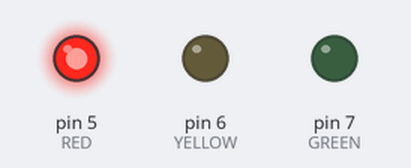
This sketch was run on a simulated Arduino Uno, built with avr-gcc and run on an emulated ATmega328P. Shown: output pins drawn as LEDs (lit = HIGH).

Above: at 0.5 s.
At 1.5 s:
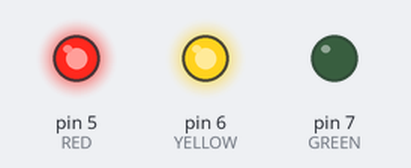
At 2.5 s:
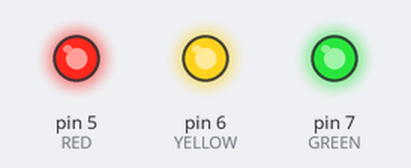
At 3.5 s:
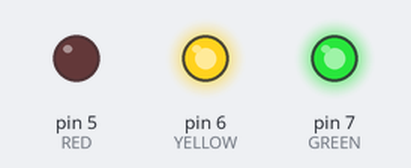
At 4.5 s:
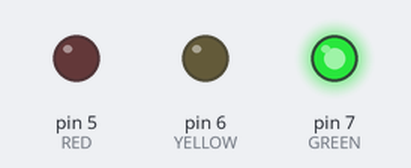
At 5.5 s:
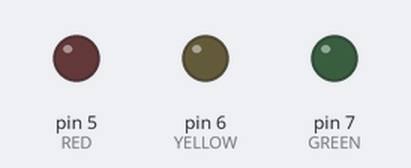
Timing chart, 0 to 7.8 s (numbered marks = the images above):
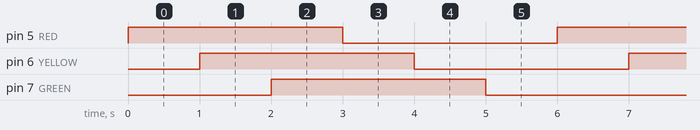

The sketch:

2-1.ino
```cpp
const int RED = 5;
const int YELLOW = 6;
const int GREEN = 7;

void setup() {
  pinMode(RED, OUTPUT);
  pinMode(YELLOW, OUTPUT);
  pinMode(GREEN, OUTPUT);
}

void loop() {
  digitalWrite(RED, 1);
  delay(1000);
  digitalWrite(YELLOW, 1);
  delay(1000);
  digitalWrite(GREEN, 1);
  delay(1000);
  digitalWrite(RED, 0);
  delay(1000);
  digitalWrite(YELLOW, 0);
  delay(1000);
  digitalWrite(GREEN, 0);
  delay(1000);
}

// CED 002, group 06, 2020-14247
// CED 002, group 06, 2023-14669
// CED 002, group 06, 2025-17066
```

Measured:
- by itself, pin 5 (RED), pin 6 (YELLOW), pin 7 (GREEN): alternates HIGH for 3.0 s and LOW for 3.0 s
- by itself, everything shown: repeats every 6.0 s, in 6 steps
